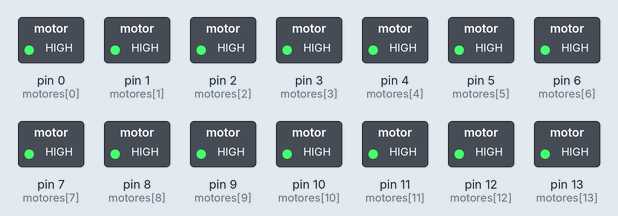
A sketch run on a simulated Arduino Uno, built with avr-gcc and run on an emulated ATmega328P. Parts: switched loads named in the sketch (green lamp = pin HIGH).

Above: at 0.5 s.
At 3.5 s:
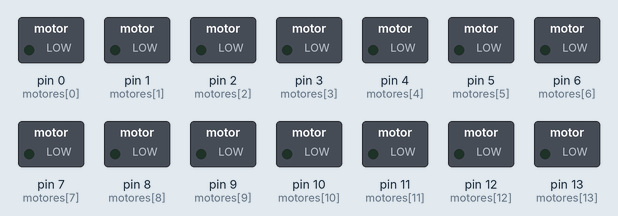
Timing chart, 0 to 4.6 s (numbered marks = the images above):
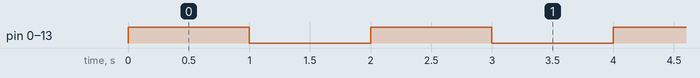

Measured:
- by itself, pin 0 (motores[0]), pin 1 (motores[1]), pin 2 (motores[2]), pin 3 (motores[3]), pin 4 (motores[4]), pin 5 (motores[5]), pin 6 (motores[6]), pin 7 (motores[7]), pin 8 (motores[8]), pin 9 (motores[9]), pin 10 (motores[10]), pin 11 (motores[11]), pin 12 (motores[12]), pin 13 (motores[13]): alternates HIGH for 1.0 s and LOW for 1.0 s

The sketch:

piarobo1.ino
```cpp
int motores[] = {0, 1, 2, 3, 4, 5, 6, 7, 8, 9, 10, 11, 12, 13};
const int nmotores = 14;

void setup() {
  // put your setup code here, to run once:
  for(int x = 0; x < nmotores; x++) pinMode(motores[x], OUTPUT);
}

void loop() {
  // put your main code here, to run repeatedly:
  for(int x = 0; x < nmotores; x++) digitalWrite(motores[x], HIGH);
  delay(1000);
  for(int x = 0; x < nmotores; x++) digitalWrite(motores[x], LOW);
  delay(1000);
}
```
